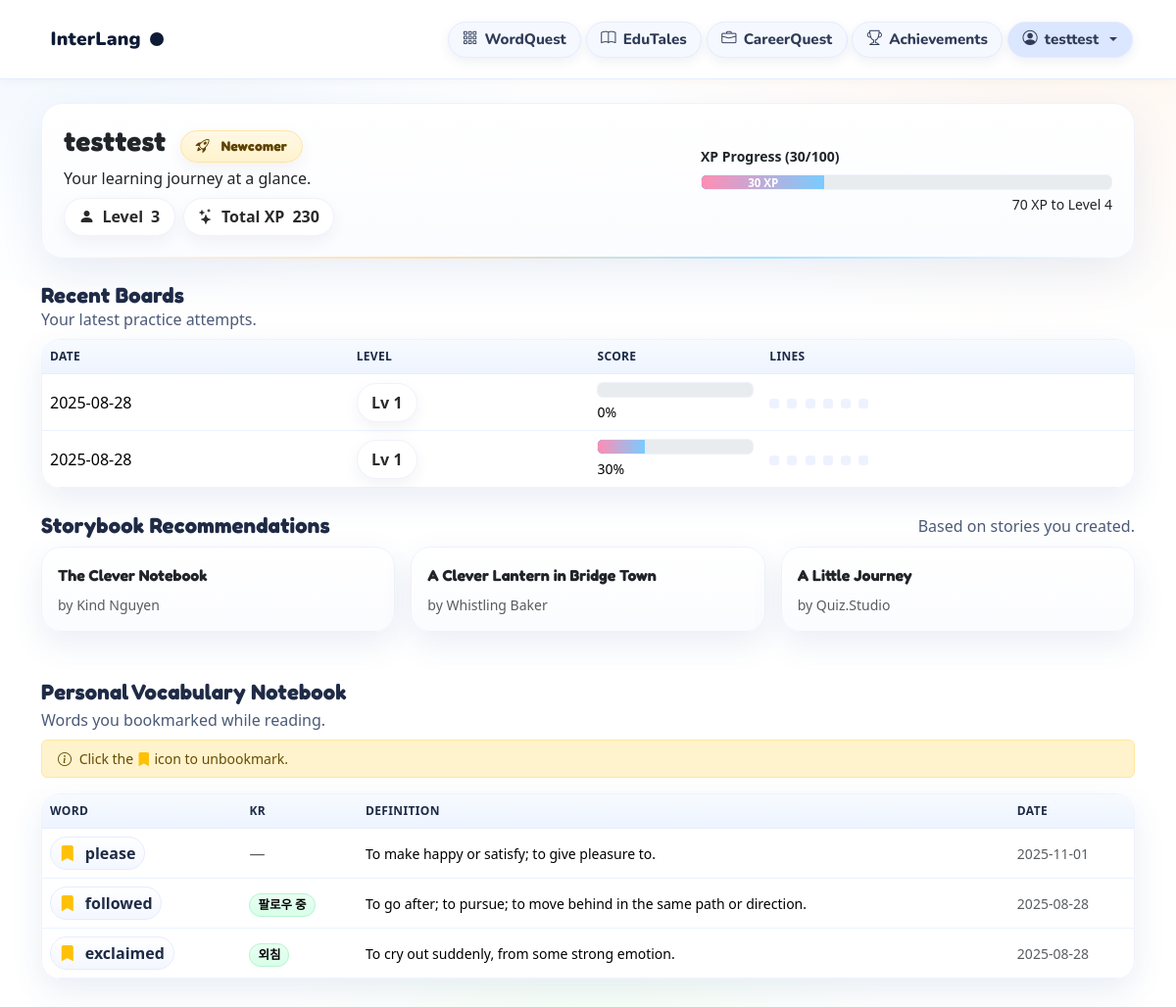
Page /profile (signed in) on the committed database.
### tables this page shows
CREATE TABLE attempts (
            id INTEGER PRIMARY KEY AUTOINCREMENT,
            username TEXT NOT NULL,
            level INTEGER NOT NULL,
            score INTEGER NOT NULL,                 -- 0..100
            total INTEGER NOT NULL,                 -- total questions
            created_at TIMESTAMP DEFAULT CURRENT_TIMESTAMP
        , lines_completed INTEGER NOT NULL DEFAULT 0);

CREATE TABLE stories (
            id INTEGER PRIMARY KEY AUTOINCREMENT,
            slug TEXT UNIQUE,
            title TEXT,
            author TEXT,
            age_min INTEGER,
            age_max INTEGER,
            difficulty INTEGER,               -- 1..5
            categories TEXT,                  -- JSON
            themes TEXT,                      -- JSON
            provider TEXT,
            provider_id TEXT,
            content TEXT,
            created_at TIMESTAMP DEFAULT CURRENT_TIMESTAMP
        );

CREATE TABLE vocab (
            id INTEGER PRIMARY KEY AUTOINCREMENT,
            username TEXT NOT NULL,
            word TEXT NOT NULL,
            translation TEXT,
            definition TEXT,
            source_story_id INTEGER,
            created_at TIMESTAMP DEFAULT CURRENT_TIMESTAMP,
            review_count INTEGER DEFAULT 0,
            last_reviewed_at TIMESTAMP, bookmarked INTEGER NOT NULL DEFAULT 0,
            UNIQUE(username, word, source_story_id),
            FOREIGN KEY(source_story_id) REFERENCES stories(id) ON DELETE SET NULL
        );

### app.py (the view, shortened to what this page needs)
@app.route("/profile")
def profile():
    if "username" not in session:
        return redirect(url_for("login"))
    username = session["username"]
    db = get_db()
    u = db.execute("SELECT level, xp, title_code FROM users WHERE username=?", (username,)).fetchone()
    user_level = u["level"] if u else 1
    user_xp    = u["xp"] if u else 0
    title_info = TITLES.get((u["title_code"] or ""), DEFAULT_TITLE)
    display_title = title_info["title"]
    title_icon    = title_info["icon"]
    total_ach = db.execute("SELECT COUNT(*) AS c FROM achievements").fetchone()["c"]
    earned_codes = [r["code"] for r in db.execute("SELECT code FROM user_achievements WHERE username=?", (username,)).fetchall()]
    earned_ach = len(earned_codes)
    earned_titles = []
    for code in earned_codes:
        t = TITLES.get(code)
        if t and t.get("title"):
            earned_titles.append((t["priority"], t["title"]))
    earned_titles = [t for _, t in sorted(set(earned_titles), key=lambda x: x[0])]
    attempts = db.execute(
        """
        SELECT level, score, total, lines_completed, created_at
        FROM attempts
        WHERE username=?
        ORDER BY created_at DESC
        LIMIT 12
        """,
        (username,),
    ).fetchall()
    vocab_rows = db.execute(
        """
        SELECT word, translation, definition, created_at, bookmarked
        FROM vocab
        WHERE username=? AND bookmarked=1
        ORDER BY created_at DESC
        LIMIT 30
        """,
        (username,),
    ).fetchall()
    ready_items = _fetch_ready_stories(db, limit=3)
    return render_template(
        "profile.html",
        username=username,
        user_level=user_level,
        user_xp=user_xp,
        display_title=display_title,
        title_icon=title_icon,
        achievements_total=total_ach,
        achievements_earned=earned_ach,
        earned_titles=[t for t in earned_titles],
        attempts=attempts,
        vocab_rows=vocab_rows,
        ready_items=ready_items,  # <— pass to your template
    )

### app.py (called while the page is built)
def get_db():
    if "db" not in g:
        g.db = sqlite3.connect(
            DB_PATH,
            timeout=30,
            check_same_thread=False
        )
        g.db.row_factory = sqlite3.Row
        g.db.execute("PRAGMA busy_timeout = 30000;")
        g.db.execute("PRAGMA journal_mode = WAL;")
        g.db.execute("PRAGMA synchronous = NORMAL;")
        g.db.execute("PRAGMA foreign_keys = ON;")
    return g.db

### templates/profile.html (shortened to what this page needs)
<!doctype html>
<html lang="en">
<head>
<link href="https://cdn.jsdelivr.net/npm/bootstrap-icons@1.11.3/font/bootstrap-icons.css" rel="stylesheet"/>
</head>
<body>
{% include 'nav.html' %}
<div class="container pb-5 mt-4">
<div class="page-header mb-4">
  <div class="d-flex align-items-center justify-content-between flex-wrap gap-3">
    <div>
      <h1 class="h3 mb-1" style="font-family:Fredoka; font-weight:900; letter-spacing:.2px;">
        {{ username }}
        {% if display_title %}
          <span class="pill title-chip ms-2">
            <i class="bi {{ title_icon or 'bi-award' }} me-1"></i>{{ display_title }}
          </span>
        {% endif %}
      </h1>
      <div class="muted">Your learning journey at a glance.</div>
      <div class="mt-2 d-flex align-items-center gap-2 flex-wrap">
        <span class="pill"><i class="bi bi-person-fill"></i> Level <b>{{ user_level|default(1) }}</b></span>
        <span class="pill"><i class="bi bi-stars"></i> Total XP <b>{{ user_xp|default(0) }}</b></span>
      </div>
    </div>
    <div class="w-100" style="max-width:420px;">
      {% set total_xp = user_xp|default(0) %}
      {% set current_xp = total_xp % 100 %}
      {% set next_lvl = user_level + 1 %}
      {% set remain = 100 - current_xp %}
      <div class="small mb-2 muted" style="font-weight:700;">XP Progress ({{ current_xp }}/100)</div>
      <div class="progress"><div class="progress-bar" style="width:{{ current_xp }}%;">{{ current_xp }} XP</div></div>
      <div class="small mt-1 text-end muted">{{ remain }} XP to Level {{ next_lvl }}</div>
    </div>
  </div>
</div>
<div class="mb-2">
  <h2 class="section-title mb-0">Recent Boards</h2>
  <div class="section-sub">Your latest practice attempts.</div>
</div>
<div class="table-wrap mb-4">
  {% if attempts %}
  <div class="table-responsive">
    <table class="table table-modern table-hover align-middle mb-0">
      <thead>
        <tr>
          <th>Date</th>
          <th>Level</th>
          <th>Score</th>
          <th>Lines</th>
        </tr>
      </thead>
      <tbody>
        {% for a in attempts %}
          {% set score = a['score']|int %}
          <tr>
            <td>{{ (a['created_at']|string)[:10] }}</td>
            <td><span class="pill">Lv {{ a['level'] }}</span></td>
            <td>
              <div class="d-flex flex-column">
                <div class="progress progress-tiny mb-1"><div class="progress-bar" style="width:{{ score }}%"></div></div>
                <span class="small">{{ score }}%</span>
              </div>
            </td>
            <td>
              {% for i in range(0,6) %}
                <span style="display:inline-block;width:10px;height:10px;border-radius:3px;margin-right:4px;
                  background:{% if i < a['lines_completed'] %}var(--brand){% else %}#eef2ff{% endif %};"></span>
              {% endfor %}
            </td>
          </tr>
        {% endfor %}
      </tbody>
    </table>
  </div>
  {% else %}
  <div class="p-3 text-muted">No attempts yet.</div>
  {% endif %}
</div>
<div class="d-flex align-items-center justify-content-between mb-2">
  <h2 class="section-title mb-0">Storybook Recommendations</h2>
  <div class="section-sub">Based on stories you created.</div>
</div>
<div class="row g-3 mb-5">
  {% for it in ready_items or few_items %}
  <div class="col-12 col-sm-6 col-lg-4">
    <a href="/story/{{ it.slug }}" class="text-decoration-none text-reset d-block">
      <div class="book-card p-3 h-100 d-flex flex-column gap-2">
        <div class="fw-bold" style="font-family:Fredoka;">{{ it.title }}</div>
        <div class="small text-muted">by {{ it.author or 'Unknown' }}</div>
      </div>
    </a>
  </div>
  {% endfor %}
</div>
<h2 class="section-title mb-1">Personal Vocabulary Notebook</h2>
<div class="section-sub mb-2">Words you bookmarked while reading.</div>
<div class="alert alert-warning small py-2 px-3">
  <i class="bi bi-info-circle me-1"></i>
  Click the <i class="bi bi-bookmark-fill text-warning"></i> icon to unbookmark.
</div>
<div class="table-wrap" id="vocabWrap">
  {% if vocab_rows %}
  <div class="table-responsive">
    <table class="table table-modern align-middle mb-0" id="vocabTable">
      <thead>
        <tr>
          <th>Word</th><th>KR</th><th>Definition</th><th>Date</th>
        </tr>
      </thead>
      <tbody>
        {% for v in vocab_rows %}
          {% if v['bookmarked'] %}
          <tr data-word="{{ v['word'] }}">
            <td>
              <span class="word-chip">
                <i class="bi bi-bookmark-fill text-warning bookmark-toggle" data-word="{{ v['word'] }}"></i>
                {{ v['word'] }}
              </span>
            </td>
            <td>
              {% if v['translation'] %}
                <span class="kr-badge">{{ v['translation'] }}</span>
              {% else %}
                <span class="text-muted">—</span>
              {% endif %}
            </td>
            <td class="small">{{ v['definition'] }}</td>
            <td class="small text-muted">{{ (v['created_at']|string)[:10] }}</td>
          </tr>
          {% endif %}
        {% endfor %}
      </tbody>
    </table>
  </div>
  {% else %}
    <div class="p-3 text-muted">No bookmarked vocabulary yet.</div>
  {% endif %}
</div>
</div>
</body>
</html>

### templates/profile.html (style rules this page uses)
:root { --ink:#2a2a2a; --muted:#6e7494; --bg:#ffffff; --bg-wash-1:#fff7f1; --bg-wash-2:#f0f7ff; --bg-wash-3:#f7fff6; --paper:#fffdf5; --paper-br:#f2eede; --brand:#ff8db3; --brand-2:#7acbff; --brand-3:#7ee0a8; --brand-4:#ffd86b; --ring:#ffdca8; --ok:#16a34a; --gold:#f59e0b; --bad:#ef4444; }
body { font-family: Nunito, system-ui, -apple-system, Segoe UI, Roboto, Helvetica, Arial, sans-serif; color:var(--ink); background: radial-gradient(60vmax 40vmax at 8% 0%, var(--bg-wash-2) 0%, transparent 65%), radial-gradient(60vmax 40vmax at 92% 4%, var(--bg-wash-1) 0%, transparent 65%), radial-gradient(36vmax 28vmax at 50% 100%, var(--bg-wash-3) 0%, transparent 70%), #fff; background-attachment: fixed; }
.page-header { background: linear-gradient(180deg,#ffffff,#fbfcff); border:1px solid #f0f2fb; border-radius:22px; padding:22px; box-shadow:0 16px 44px rgba(52,90,160,.10); position:relative; }
.page-header::after { content:""; position:absolute; left:20px; right:20px; bottom:-1px; height:2px; background:linear-gradient(90deg,transparent,#ffdca8,#9fe0ff,transparent); border-radius:2px; opacity:.9; }
.pill { background:#fff; color:#2a2a2a; border:1px solid #f0f2fb; font-weight:800; border-radius:999px; padding:.42rem .9rem; display:inline-flex; align-items:center; gap:.5rem; box-shadow:0 6px 16px rgba(34,45,89,.06); }
.title-chip { background:linear-gradient(180deg,#fff8e6,#fff3cc); border:1px solid #ffe3a3; color:#5e4300; font-size:14px; }
.section-title { font-family:Fredoka; font-weight:900; letter-spacing:.2px; color:#1f2b46; font-size:clamp(18px,2.5vw,22px); }
.section-sub { color:var(--muted); }
.table-wrap { border:1px solid #f0f2fb; border-radius:20px; overflow:hidden; background:linear-gradient(180deg,#ffffff,#fbfcff); box-shadow:0 12px 32px rgba(52,90,160,.1); }
.table-modern thead th { background:linear-gradient(180deg,#f7fbff,#eef4ff); border-bottom:1px solid #e6ecff!important; text-transform:uppercase; font-size:.75rem; letter-spacing:.35px; color:#1f2b46; }
.table-modern td { border-bottom:1px solid #edf2ff; }
.progress { height:12px; background:#fff; border:1px solid #f0f2fb; border-radius:999px; overflow:hidden; }
.progress-bar { background:linear-gradient(90deg,var(--brand),var(--brand-2)); color:#fff; font-weight:800; font-size:.72rem; }
.book-card { border:1px solid #f0f2fb; background:linear-gradient(180deg,#ffffff,#fbfcff); border-radius:20px; box-shadow:0 12px 32px rgba(52,90,160,.10); transition:.15s ease; }
.word-chip { display:inline-flex; align-items:center; gap:10px; padding:.25rem .55rem; border-radius:999px; background:linear-gradient(180deg,#fff,#f3f7ff); border:1px solid #e6ecff; font-weight:800; color:#1f2b46; text-decoration:none!important; }
.kr-badge { background:linear-gradient(180deg,#eafff3,#d7ffe9); border:1px solid #baf3d0; border-radius:999px; padding:.15rem .5rem; font-weight:800; font-size:.78rem; }
.bookmark-toggle { cursor:pointer; }

### templates/nav.html (style rules this page uses)
:root { --ink:#0e1b35; --muted:#4b5a77; --pill:#f5f8ff; --pill-hover:#e9f1ff; --active:#dbe6ff; --shadow:0 4px 12px rgba(40,60,120,.08); }

### rows in the picture
attempts: created_at "2025-08-28", level "1", score "0", lines_completed 0 (drawn)
attempts: created_at "2025-08-28", level "1", score "30", lines_completed 0 (drawn)
stories: title "The Clever Notebook", author "Kind Nguyen"
stories: title "A Clever Lantern in Bridge Town", author "Whistling Baker"
stories: title "A Little Journey", author "Quiz.Studio"
vocab: word "please", definition "To make happy or satisfy; to give pleasure to.", created_at "2025-11-01"
vocab: word "followed", translation "팔로우 중", definition "To go after; to pursue; to move behind in the same path or direction.", created_at "2025-08-28"
vocab: word "exclaimed", translation "외침", definition "To cry out suddenly, from some strong emotion.", created_at "2025-08-28"

### other values in the picture
{{ session.get('username') }} "testtest"
{{ username }} "testtest"
{{ display_title }} "Newcomer"
{{ user_level|default(1) }} "3"
{{ user_xp|default(0) }} "230"
{{ current_xp }} "30"
{{ remain }} "70"
{{ next_lvl }} "4"
